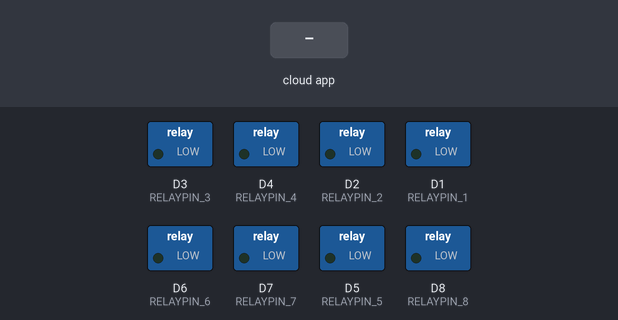
Bench run of a sketch on a simulated ESP8266 (NodeMCU). Parts: switched loads named in the sketch (green lamp = pin HIGH). The inputs (shaded band) are chosen by the test bench. WiFi joins after 1.5 s; servers stay silent unless stated; what the sketch prints to the serial monitor is not drawn.

Above: at 2.7 s.
2.8 s: the phone or cloud app sets 64ca7a2126edb4da3b4a7f00 to 1
At 3.6 s:
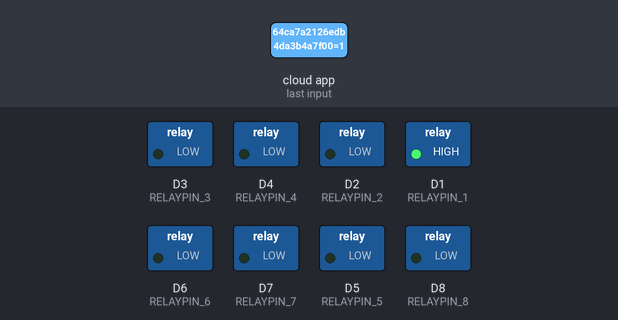
4.3 s: the phone or cloud app sets 64ca7a0f26edb4da3b4a7ee3 to 1
At 4.8 s:
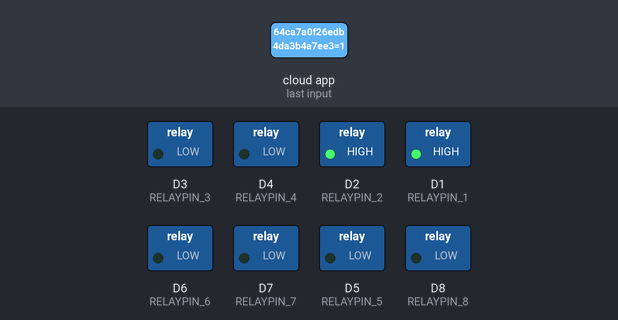
5.8 s: the phone or cloud app sets 64ca7a2126edb4da3b4a7f00 to 0
At 7.0 s:
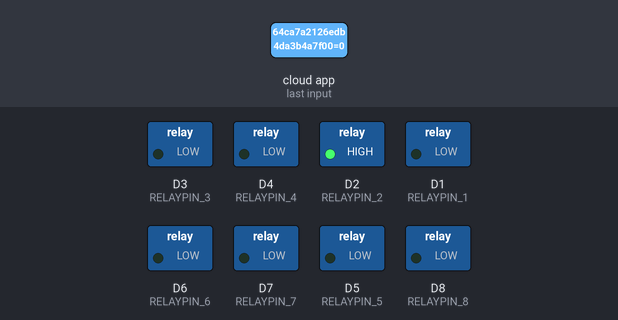
7.3 s: the phone or cloud app sets 5fxxxxxxxxxxxxxxxxxxxxxx to 1
At 8.2 s:
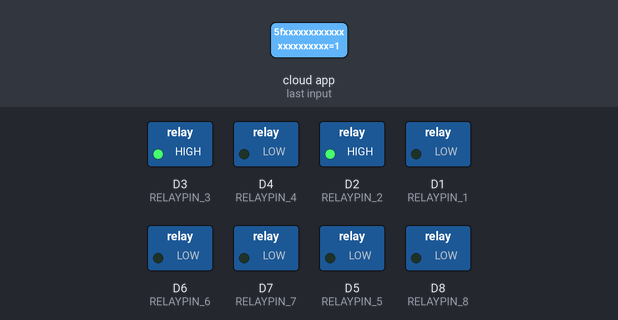
8.8 s: the phone or cloud app sets 64ca7a0f26edb4da3b4a7ee3 to 0
At 9.4 s:
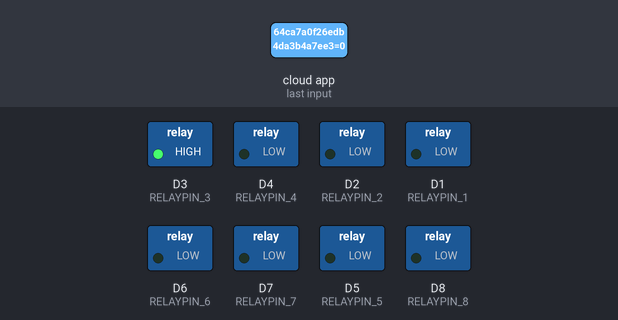
10.3 s: the phone or cloud app sets 64ca7a2126edb4da3b4a7f00 to 1
At 10.6 s:
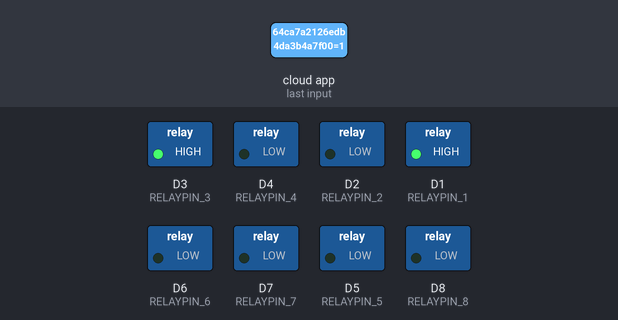
Timing chart, 0 to 12.8 s (numbered marks = the images above; inputs shaded):
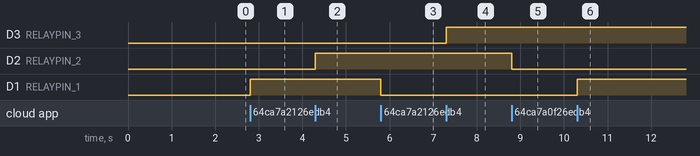

Measured:
- after the input at 2.8 s, D1 (RELAYPIN_1): LOW → HIGH at once
- after the input at 4.3 s, D2 (RELAYPIN_2): LOW → HIGH at once
- after the input at 5.8 s, D1 (RELAYPIN_1): HIGH → LOW at once
- after the input at 7.3 s, D3 (RELAYPIN_3): LOW → HIGH at once
- after the input at 8.8 s, D2 (RELAYPIN_2): HIGH → LOW at once
- after the input at 10.3 s, D1 (RELAYPIN_1): LOW → HIGH at once

The sketch:

google_assistant_and_alexa.ino
```cpp
#ifdef ENABLE_DEBUG
  #define DEBUG_ESP_PORT Serial
  #define NODEBUG_WEBSOCKETS
  #define NDEBUG
#endif

#include <Arduino.h>
#if defined(ESP8266)
  #include <ESP8266WiFi.h>
#endif

#include <SinricPro.h>
#include <SinricProSwitch.h>

#if defined(ESP8266)
  #define RELAYPIN_1 D1
  #define RELAYPIN_2 D2
  #define RELAYPIN_3 D3
  #define RELAYPIN_4 D4
  #define RELAYPIN_5 D5
  #define RELAYPIN_6 D6
  #define RELAYPIN_7 D7
  #define RELAYPIN_8 D8
#endif

struct RelayInfo {
  String deviceId;
  String name;
  int pin;
};

std::vector<RelayInfo> relays = {
    {"64ca7a2126edb4da3b4a7f00", "Relay 1", RELAYPIN_1},
    {"64ca7a0f26edb4da3b4a7ee3", "Relay 2", RELAYPIN_2},
    {"5fxxxxxxxxxxxxxxxxxxxxxx", "Relay 3", RELAYPIN_3},
    {"5fxxxxxxxxxxxxxxxxxxxxxx", "Relay 4", RELAYPIN_4},
    {"5fxxxxxxxxxxxxxxxxxxxxxx", "Relay 5", RELAYPIN_5},
    {"5fxxxxxxxxxxxxxxxxxxxxxx", "Relay 6", RELAYPIN_6},
    {"5fxxxxxxxxxxxxxxxxxxxxxx", "Relay 7", RELAYPIN_7},
    {"5fxxxxxxxxxxxxxxxxxxxxxx", "Relay 8", RELAYPIN_8}};

#define WIFI_SSID  "Srihari2g"
#define WIFI_PASS  "dhriti2008"
#define APP_KEY    "d24a8c2b-5a10-419d-9fbb-7ad459355a9f"
#define APP_SECRET "82601a5b-dadc-4392-8ee8-348e5a6aa48c"

#define BAUD_RATE  115200

bool onPowerState(const String &deviceId, bool &state) {
  for (auto &relay : relays) {
    if (deviceId == relay.deviceId) {
      Serial.printf("Device %s turned %s\r\n", relay.name.c_str(), state ? "on" : "off");
      digitalWrite(relay.pin, state);
      return true;
    }
  }
  return false;
}

void setupRelayPins() {
  for (auto &relay : relays) {
    pinMode(relay.pin, OUTPUT);
  }
}

void setupWiFi() {
  Serial.printf("\r\n[Wifi]: Connecting");
  WiFi.begin(WIFI_SSID, WIFI_PASS);

  while (WiFi.status() != WL_CONNECTED) {
    Serial.printf(".");
    delay(250);
  }
  Serial.printf("connected!\r\n[WiFi]: IP-Address is %s\r\n", WiFi.localIP().toString().c_str());
}

void setupSinricPro() {
  for (auto &relay : relays) {
    SinricProSwitch &mySwitch = SinricPro[relay.deviceId];
    mySwitch.onPowerState(onPowerState);
  }

  SinricPro.onConnected([]() { Serial.printf("Connected to SinricPro\r\n"); });
  SinricPro.onDisconnected([]() { Serial.printf("Disconnected from SinricPro\r\n"); });

  SinricPro.begin(APP_KEY, APP_SECRET);
}

void setup() {
  Serial.begin(BAUD_RATE);
  setupRelayPins();
  setupWiFi();
  setupSinricPro();
}

void loop() {
  SinricPro.handle();
}
```
